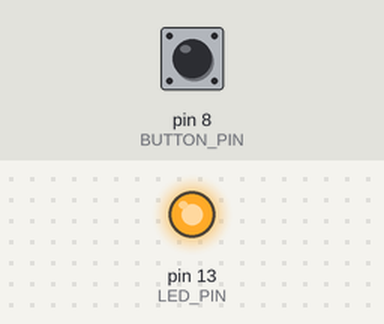
Bench run of a sketch on a simulated Arduino Uno, built with avr-gcc and run on an emulated ATmega328P. Parts: output pins drawn as LEDs (lit = HIGH). The test bench sets the inputs (shaded band); at power-on: pin 8 (BUTTON_PIN) HIGH.

Above: at 1.2 s.
1.3 s: pin 8 (BUTTON_PIN) pulled LOW for 0.15 s
At 1.37 s:
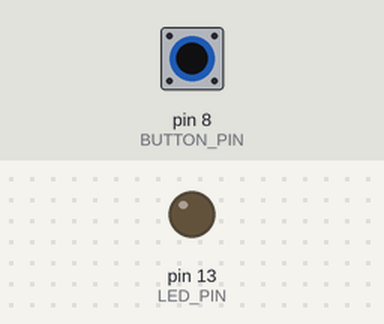
2.9 s: pin 8 (BUTTON_PIN) pulled LOW for 3.2 s
At 6.6 s:
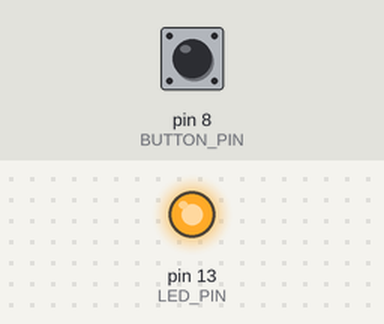
Timing chart, 0 to 8.1 s (numbered marks = the images above; inputs shaded):
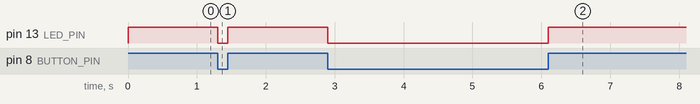

Measured:
- after the input at 1.3 s, pin 13 (LED_PIN): HIGH → LOW at once, → HIGH 0.15 s later
- after the input at 2.9 s, pin 13 (LED_PIN): HIGH → LOW at once, → HIGH 3.2 s later

The sketch:

Boolean_NOT.ino
```cpp
/*
 * Boolean NOT circuit using a button and an LED
 * by Mitchell Griest, Summer 2020
 *
 * TinkerCad Circuit link: https://www.tinkercad.com/things/a5petd4HbrE
 */

const int LED_PIN = 13;
const int BUTTON_PIN = 8;

// -------------- Main Execution --------------

void setup(){
  pinMode(LED_PIN, OUTPUT);
  pinMode(BUTTON_PIN, INPUT_PULLUP);
}

void loop(){
  if(buttonIsPressed()) turnOffLed();
  else turnOnLed();
  delay(25); //Debounce the button
}

// -------------- Helper Functions --------------

boolean buttonIsPressed(){
  return digitalRead(BUTTON_PIN) == LOW;
}

void turnOffLed(){
  digitalWrite(LED_PIN, LOW);
}

void turnOnLed(){
  digitalWrite(LED_PIN, HIGH);
}
```
